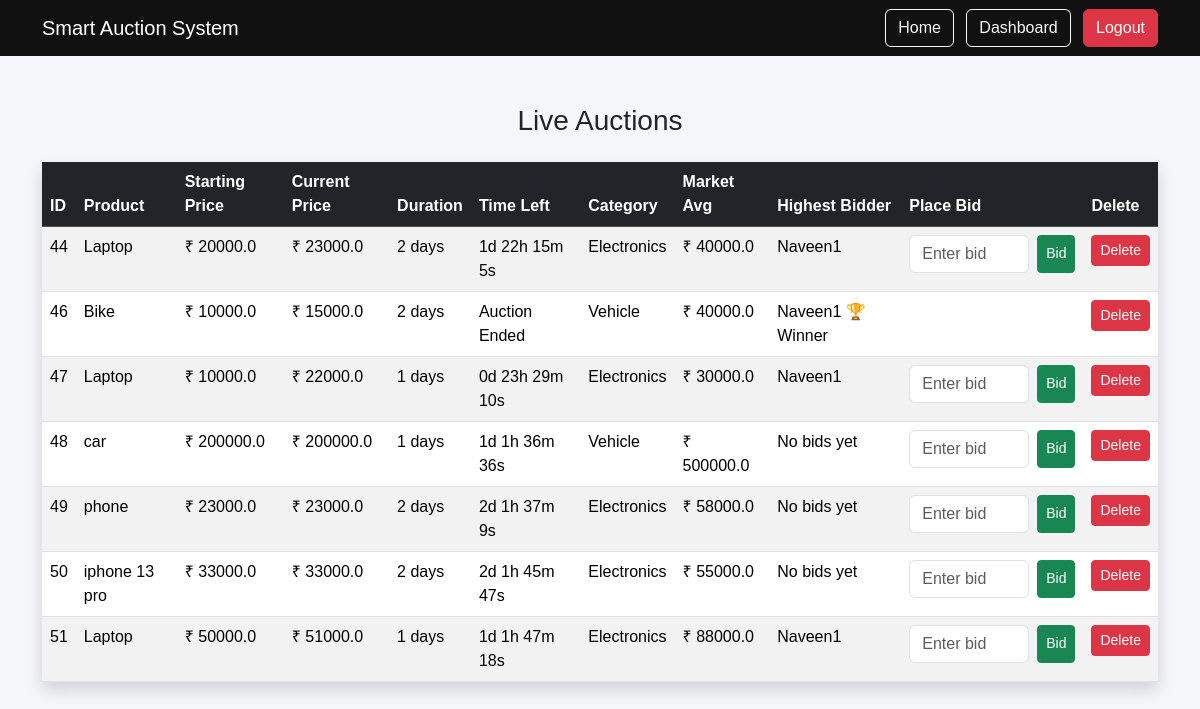
/view_auctions, run on the app's committed database.
### tables this page shows
CREATE TABLE auctions (
    id INTEGER PRIMARY KEY AUTOINCREMENT,
    product_name TEXT,
    starting_price REAL,
    current_price REAL,
    duration INTEGER,
    category INTEGER,
    market_avg REAL
, predicted_price REAL, end_time TIMESTAMP, created_by TEXT, highest_bidder TEXT, email_sent INTEGER DEFAULT 0);

### app.py (the view, shortened to what this page needs)
@app.route('/view_auctions')
def view_auctions():
    import datetime
    import sqlite3
    from flask import request   # ✅ ADDED (important for highlight)
    conn = sqlite3.connect('database/auction.db')
    cur = conn.cursor()
    cur.execute("SELECT * FROM auctions")
    auctions = cur.fetchall()
    highlight_id = request.args.get('highlight_id')
    for auction in auctions:
        try:
            end_time_value = auction[8]
            if end_time_value is None:
                continue
            if isinstance(end_time_value, str):
                end_time = datetime.datetime.fromisoformat(end_time_value)
            else:
                end_time = end_time_value
            remaining = end_time - datetime.datetime.now()
            if remaining.total_seconds() <= 0:
                cur.execute("""
                SELECT highest_bidder, current_price, product_name, email_sent
                FROM auctions WHERE id=?
                """, (auction[0],))
                result = cur.fetchone()
        except Exception as e:
            print("Error:", e)
    conn.close()
    return render_template("view_auctions.html", auctions=auctions, highlight_id=highlight_id)

### templates/view_auctions.html (shortened to what this page needs)
<!DOCTYPE html>
<html>
<head>
<link href="https://cdn.jsdelivr.net/npm/bootstrap@5.3.2/dist/css/bootstrap.min.css" rel="stylesheet">
</head>
<body>
<nav class="navbar navbar-dark">
<div class="container">
<span class="navbar-brand">Smart Auction System</span>
<div>
<a href="/" class="btn btn-outline-light me-2">Home</a>
<a href="/dashboard" class="btn btn-outline-light me-2">Dashboard</a>
<a href="/logout" class="btn btn-danger">Logout</a>
</div>
</div>
</nav>
<div class="container mt-5">
<h3 class="text-center mb-4">Live Auctions</h3>
<table class="table table-striped table-hover shadow">
<thead class="table-dark">
<tr>
<th>ID</th>
<th>Product</th>
<th>Starting Price</th>
<th>Current Price</th>
<th>Duration</th>
<th>Time Left</th>
<th>Category</th>
<th>Market Avg</th>
<th>Highest Bidder</th>
<th>Place Bid</th>
<th>Delete</th>
</tr>
</thead>
<tbody>
{% for auction in auctions %}
<tr class="{% if highlight_id and highlight_id|int == auction[0] %}highlight-row{% endif %}">
<td>{{ auction[0] }}</td>
<td>{{ auction[1] }}</td>
<td>₹ {{ auction[2] }}</td>
<td>₹ {{ auction[3] }}</td>
<td>{{ auction[4] }} days</td>
<td>
<span class="timer" data-end="{{ auction[8] }}"></span>
</td>
<td>
{% if auction[5] == 1 or auction[5] == "1" %}
Electronics
{% elif auction[5] == 2 or auction[5] == "2" %}
Furniture
{% elif auction[5] == 3 or auction[5] == "3" %}
Vehicle
{% elif auction[5] == 4 or auction[5] == "4" %}
Real Estate
{% elif auction[5] == 5 or auction[5] == "5" %}
Antiques
{% else %}
{{ auction[5] }}
{% endif %}
</td>
<td>₹ {{ auction[6] }}</td>
<td>
<span class="highest-bidder">
    {{ auction[10] if auction[10] else "No bids yet" }}
</span>
</td>
<td>
<div class="bid-section">
<form action="/place_bid" method="POST" class="d-flex">
<input
type="number"
name="bid_amount"
class="form-control bid-box me-2"
placeholder="Enter bid"
required
>
<button class="btn btn-success btn-sm">
Bid
</button>
</form>
</div>
</td>
<td>
<a href="/delete_auction/{{ auction[0] }}"
class="btn btn-danger btn-sm"
onclick="return confirm('Delete this auction?')">
Delete
</a>
</td>
</tr>
{% endfor %}
</tbody>
</table>
</div>
</body>
</html>

### templates/view_auctions.html (style rules this page uses)
body { background:#f4f6f9; font-family: Arial; }
.navbar { background:#111; }
table { background:white; }
.bid-box { width:120px; }

### data on the page
auctions: id "44", product_name "Laptop", starting_price "20000.0", current_price "23000.0", duration "2", category "Electronics", market_avg "40000.0", highest_bidder "Naveen1"
auctions: id "46", product_name "Bike", starting_price "10000.0", current_price "15000.0", duration "2", category "Vehicle", market_avg "40000.0"
auctions: id "47", product_name "Laptop", starting_price "10000.0", current_price "22000.0", duration "1", category "Electronics", market_avg "30000.0", highest_bidder "Naveen1"
auctions: id "48", product_name "car", starting_price "200000.0", current_price "200000.0", duration "1", category "Vehicle", market_avg "500000.0", highest_bidder "No bids yet"
auctions: id "49", product_name "phone", starting_price "23000.0", current_price "23000.0", duration "2", category "Electronics", market_avg "58000.0", highest_bidder "No bids yet"
auctions: id "50", product_name "iphone 13 pro", starting_price "33000.0", current_price "33000.0", duration "2", category "Electronics", market_avg "55000.0", auction "No bids yet"
auctions: id "51", product_name "Laptop", starting_price "50000.0", current_price "51000.0", duration "1", category "Electronics", market_avg "88000.0", highest_bidder "Naveen1"
